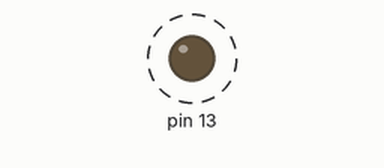
Bench run of a sketch on a simulated Arduino Uno, built with avr-gcc and run on an emulated ATmega328P. On the bench: output pins drawn as LEDs (lit = HIGH). Dashed ring = blinking.

Above: at 0.5 s.
Timing chart, 0 to 4.6 s (numbered marks = the images above):
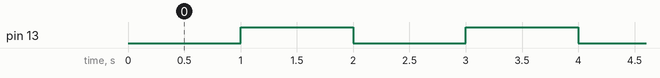

The sketch:

BlinkMaarDanNogAnders.ino
```cpp
void setup() {
  pinMode(13,OUTPUT);
}

void loop() {
  digitalWrite(13, (millis()/1000)%2);
}
```

Measured:
- by itself, pin 13: alternates HIGH for 1.0 s and LOW for 1.0 s
